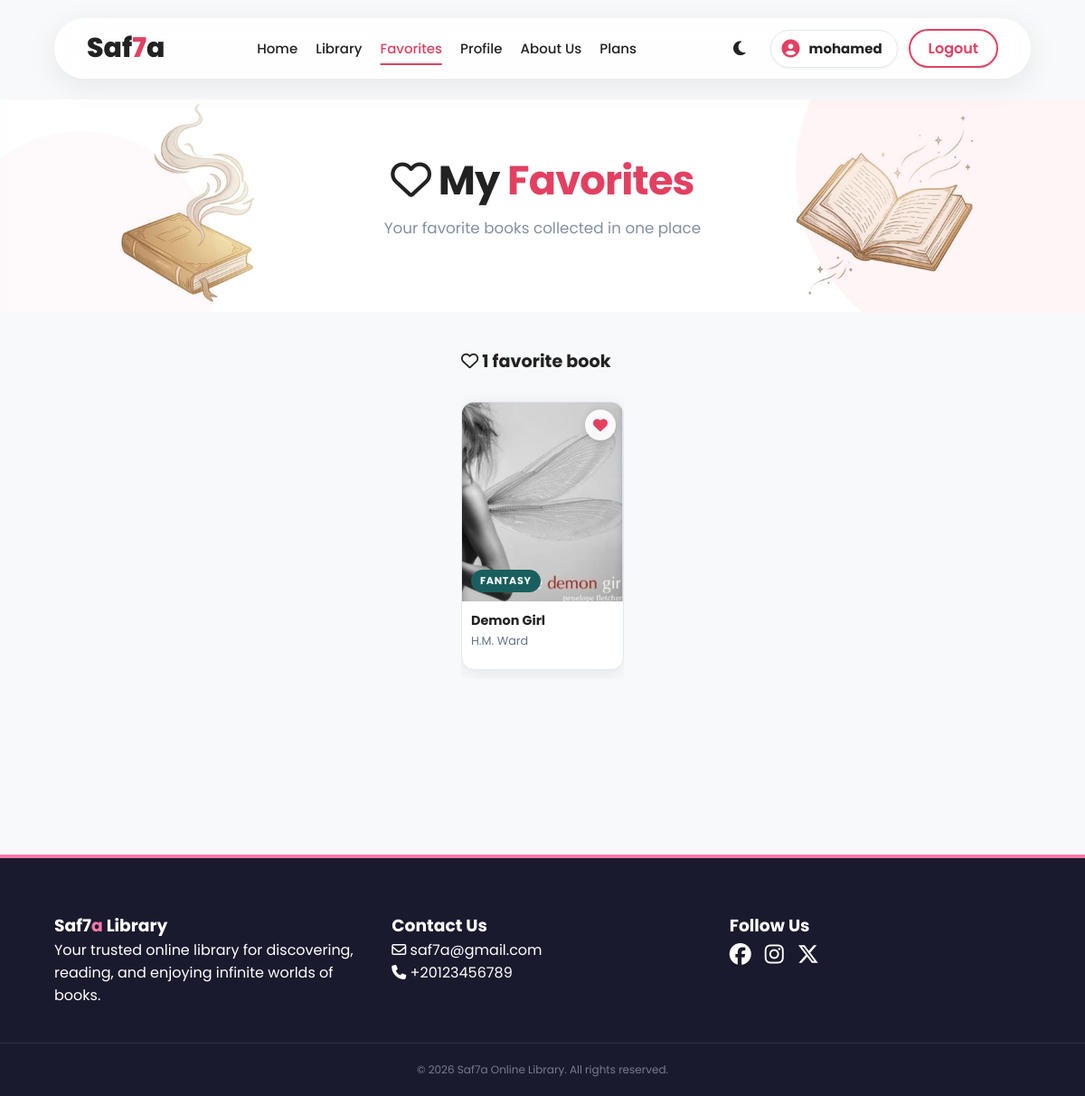
The page /favorites/ (signed in) on the database its author committed.
### myapp/models.py (models this page shows, shortened)
class Book(models.Model):
    title = models.CharField(max_length=200)
    author = models.ForeignKey(Author, on_delete=models.CASCADE, related_name='books')
    category = models.CharField(max_length=100)
    image = models.ImageField(upload_to='covers/')
    description = models.TextField()
    rating = models.FloatField(default=0.0)
    most_read = models.BooleanField(default=False)
    latest = models.BooleanField(default=False)
    pdf_file = models.FileField(upload_to='pdfs/')

class Author(models.Model):
    name = models.CharField(max_length=100, unique=True)
    image = models.ImageField(upload_to='authors/', null=True, blank=True)

### myapp/views.py (the view)
# urls.py: path('favorites/', views.favorites_view, name='favorites'),
def favorites_view(request):
    if request.user.is_authenticated:
        user_favorites = Favorite.objects.filter(user=request.user).select_related('book')
        books = [fav.book for fav in user_favorites]
        favorite_book_ids = [fav.book.id for fav in user_favorites]
        context = {
            'books': books,
            'favorite_book_ids': favorite_book_ids,
        }
        return render(request, 'favorites-page.html', context)
    else:
        return redirect('login')

### templates/favorites-page.html (shortened to what this page needs)
{% load static %}
<!DOCTYPE html>
<html lang="en">
<head>
    <link rel="stylesheet" href="https://cdnjs.cloudflare.com/ajax/libs/font-awesome/6.5.1/css/all.min.css">
    <link rel="stylesheet" href="{% static 'css/style.css' %}">
    <link rel="stylesheet" href="{% static 'css/library.css' %}">
    <link rel="stylesheet" href="{% static 'css/heart.css' %}">
</head>
<body>
<nav class="nav">
    <a class="logo" href="{% url 'home' %}">Saf<span>7</span>a</a>
    <div class="mobile-menu" id="mobile-menu">
        <div class="nav-links">
            <a href="{% url 'home' %}">Home</a>
            <a href="{% url 'library' %}">Library</a>
            <a href="{% url 'favorites' %}" class="active">Favorites</a>
            <a href="{% url 'profile' %}">Profile</a>
            <a href="{% url 'about-us' %}">About Us</a>
            <a href="{% url 'plans' %}">Plans</a>
        </div>
        <div class="rigester">
            <button id="dark-mode-toggle" class="dark-mode-btn">
                <i class="fa-solid fa-moon"></i>
            </button>
            {% if user.is_authenticated %}
                <a href="{% url 'profile' %}" class="nav-profile-pill">
                    <i class="fa-solid fa-circle-user"></i>
                    <span class="nav-profile-pill-text">{{ user.username }}</span>
                </a>
                <a class="login" href="{% url 'logout' %}">Logout</a>
            {% else %}
                <a class="login" href="{% url 'login' %}">Login</a>
                <a class="sign-up" href="{% url 'signup' %}">Sign UP</a>
            {% endif %}
        </div>
    </div>
</nav>
<div class="library-hero">
    <h1><i class="fa-regular fa-heart"></i> My <span>Favorites</span></h1>
    <p>Your favorite books collected in one place</p>
</div>
<div class="library-main">
    <div style="min-height: 500px;">
        {% if books %}
            <div style="margin-bottom: 20px;">
                <h2 style="font-size: 1.2rem; color: var(--text-color); margin-bottom: 20px;">
                    <i class="fa-regular fa-heart"></i> {{ books|length }} favorite book{{ books|pluralize }}
                </h2>
            </div>
            <div id="booksGrid" style="display: flex; gap: 15px; overflow-x: auto; padding: 10px 0; scroll-behavior: smooth;">
                {% for book in books %}
                <div class="book-card" onclick="window.location.href='{% url 'book_detail' book.id %}'">
                    <div class="book-cover">
                        <img src="{{ book.image.url }}"
                             alt="{{ book.title }}"
                             onerror="this.style.display='none';this.nextElementSibling.style.display='flex'">
                        <span class="book-badge">{{ book.category }}</span>
                        <button type="button" class="fav-btn active"
                                title="Remove from favorites"
                                aria-label="Remove from favorites"
                                onclick="event.stopPropagation(); toggleFavorite({{ book.id }}, this)">
                            <i class="fa-solid fa-heart"></i>
                        </button>
                    </div>
                    <div class="book-info">
                        <h3>{{ book.title }}</h3>
                        <p class="author">{{ book.author.name }}</p>
                    </div>
                </div>
                {% endfor %}
            </div>
        {% endif %}
    </div>
</div>
<footer>
    <div class="footer-container">
        <div class="footer-section">
            <h3>Saf7<span>a</span> Library</h3>
            <p>Your trusted online library for discovering, reading, and enjoying infinite worlds of books.</p>
        </div>
        <div class="footer-section">
            <h3>Contact Us</h3>
            <p><i class="fa-regular fa-envelope"></i> <a href="mailto:saf7a@gmail.com">saf7a@gmail.com</a></p>
            <p><i class="fa-solid fa-phone"></i> <a href="tel:+20123456789">+20123456789</a></p>
        </div>
        <div class="footer-section">
            <h3>Follow Us</h3>
            <div class="social-links">
                <a href="#"><i class="fa-brands fa-facebook"></i></a>
                <a href="#"><i class="fa-brands fa-instagram"></i></a>
                <a href="#"><i class="fa-brands fa-x-twitter"></i></a>
            </div>
        </div>
    </div>
    <div class="copyright-bar">
        <p>© 2026 Saf7a Online Library. All rights reserved.</p>
    </div>
</footer>
</body>
</html>

### static/css/style.css (style rules this page uses)
:root { --bg-color: #f8f9fa; --card-color: #ffffff; --text-color: #222; --nav-bg: rgba(255, 255, 255, 0.85); --nav-border: rgba(255, 255, 255, 0.3); --border: #e2e8f0; --primary-color: rgb(227, 64, 97); --font-sans: 'Poppins', system-ui, -apple-system, sans-serif; --red-light: #ff5c7a; --dark: #1a1a2e; --muted: #64748b; --radius: 14px; --shadow: 0 4px 20px rgba(0, 0, 0, 0.08); --accent: #fd79a8; }
* { margin: 0; padding: 0; box-sizing: border-box; transition: background-color 0.3s ease, color 0.3s ease, border-color 0.3s ease; }
body { background-color: var(--bg-color); font-family: var(--font-sans); color: var(--text-color); min-height: 100vh; display: flex; flex-direction: column; }
a { text-decoration: none; color: inherit; }
button { cursor: pointer; border: none; background: none; font-family: var(--font-sans); }
#dark-mode-toggle { color: var(--text-color); font-size: 18px; padding: 5px; margin-right: 10px; display: flex; align-items: center; }
.nav { display: flex; justify-content: space-between; align-items: center; padding: 10px 35px; position: fixed; top: 20px; left: 50%; transform: translateX(-50%); width: 90%; max-width: 1200px; z-index: 2000; background: var(--nav-bg); backdrop-filter: blur(12px); -webkit-backdrop-filter: blur(12px); border: 1px solid var(--nav-border); border-radius: 100px; box-shadow: 0 8px 32px rgba(0, 0, 0, 0.08); transition: all 0.4s cubic-bezier(0.4, 0, 0.2, 1); }
.logo { text-align: center; font-size: 30px; font-weight: 800; }
.logo span { color: var(--primary-color); }
.nav-links { display: flex; gap: 20px; align-items: center; }
.nav-links a { font-size: 15px; font-weight: 500; color: var(--text-color); position: relative; padding: 5px 0; transition: 0.3s; }
.nav-links a:hover, .nav-links a.active { color: var(--primary-color); }
.nav-links a::after { content: ""; position: absolute; width: 0; height: 2px; background-color: var(--primary-color); left: 50%; bottom: -2px; transition: 0.3s; transform: translateX(-50%); }
.nav-links a:hover::after, .nav-links a.active::after { width: 100%; }
.rigester { display: flex; align-items: center; gap: 12px; }
.login { background: transparent; color: var(--primary-color); border: 2px solid var(--primary-color); padding: 7px 20px; border-radius: 50px; font-weight: 600; transition: 0.3s; }
.nav-profile-pill { display: inline-flex; align-items: center; justify-content: center; gap: 10px; padding: 8px 16px 8px 12px; border-radius: 999px; background: var(--card-color); color: var(--text-color) !important; border: 1.5px solid var(--border); font-weight: 700; font-size: 15px; line-height: 1.2; max-width: min(240px, 42vw); min-height: 42px; box-sizing: border-box; transition: border-color 0.2s, color 0.2s, box-shadow 0.2s; text-decoration: none !important; box-shadow: 0 1px 3px rgba(0, 0, 0, 0.06); }
.nav-profile-pill > i { flex-shrink: 0; font-size: 1.25rem; color: var(--primary-color); }
.nav-profile-pill-text { overflow: hidden; text-overflow: ellipsis; white-space: nowrap; min-width: 0; }
footer { background: var(--dark); color: #fff; padding-top: 60px; border-top: 4px solid var(--accent); }
.footer-container { display: grid; grid-template-columns: repeat(auto-fit, minmax(250px, 1fr)); gap: 40px; width: 90%; max-width: 1200px; margin: 0 auto; padding-bottom: 40px; }
.footer-section h3 span { color: var(--accent); }
.social-links { display: flex; gap: 15px; font-size: 24px; }
.copyright-bar { text-align: center; padding: 20px 0; border-top: 1px solid rgba(255,255,255,0.1); font-size: 12px; color: #747d8c; }
body { padding-top: 110px; }
.nav { overflow: visible !important; }
.mobile-menu { display: contents; }

### static/css/heart.css (style rules this page uses)
.fav-btn { position: absolute; top: 8px; right: 8px; width: 34px; height: 34px; border-radius: 50%; border: none; background: rgba(255, 255, 255, 0.9); color: #ccc; font-size: 1rem; display: flex; align-items: center; justify-content: center; cursor: pointer; box-shadow: 0 2px 8px rgba(0,0,0,0.15); transition: transform 0.2s, background 0.2s, color 0.2s; z-index: 2; }
.fav-btn.active { color: var(--primary-color); }
.fav-btn.active i { font-weight: 900; }

### templates/favorites-page.html (style rules this page uses)
#booksGrid { display: flex !important; gap: 15px; overflow-x: auto; padding: 10px 0; scroll-behavior: smooth; }
#booksGrid .book-card { flex: 0 0 180px; min-width: 180px; }
#booksGrid .book-cover { height: 220px; }
#booksGrid .book-info { padding: 12px 10px; }
#booksGrid .book-info h3 { font-size: 0.9rem; margin-bottom: 4px; }
#booksGrid .book-info .author { font-size: 0.8rem; }

### rows shown on the page
Book: image (picture), category "FANTASY", title "Demon Girl", author.name "H.M. Ward"

### other values the page prints
{{ user.username }} "mohamed"
{{ books|length }} "1"
